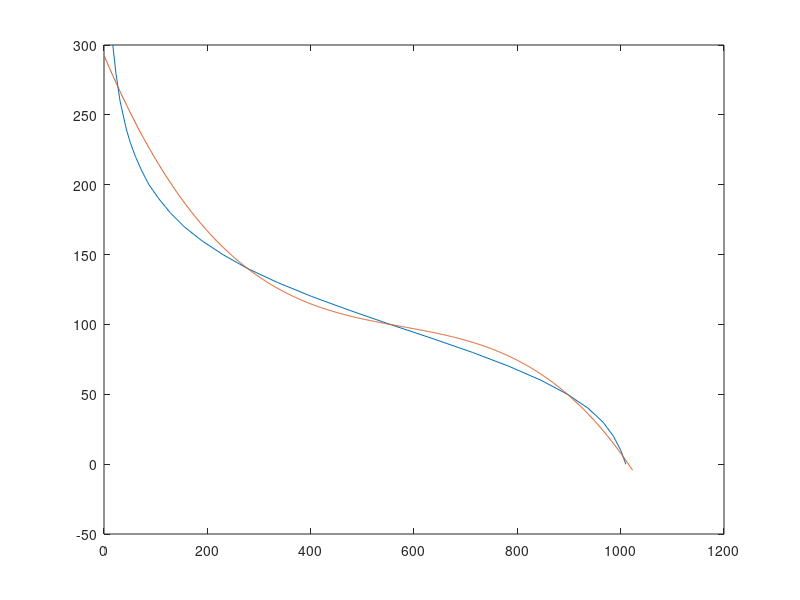

Here is the MATLAB script that generated this plot:


%matlab charakterystyka termistora i regulator

clear all;
tab=[
      17   ,  300;...
      20   ,  290;...
      23   ,  280;...
      27   ,  270;...
      31   ,  260;...
      37   ,  250;...
      43   ,  240;...
      51   ,  230;...
      61   ,  220;...
      73   ,  210;...
      87   ,  200;...
     106   ,  190;...
     128   ,  180;...
     155   ,  170;...
     189   ,  160;...
     230   ,  150;...
     278   ,  140;...
     336   ,  130;...
     402   ,  120;...
     476   ,  110;...
     554   ,  100;...
     635   ,   90;...
     713   ,   80;...
     784   ,   70;...
     846   ,   60;...
     897   ,   50;...
     937   ,   40;...
     966   ,   30;...
     986   ,   20;...
    1000   ,   10;...
    1010   ,    0
]



tabX = [
    27;
    278;
    554;
    897]

tabY = [
    270;
    140;
    100;
    50]

Y = tabY;
X = [[1;1;1;1], tabX,tabX.^2,tabX.^3]
A = inv(X)*Y;
x=1:1023;

plot(tab(:,1),tab(:,2));
%%plot(x,-0.133*x + 175);
hold on;

%rownanie, wielomian, ktory pozwala nam mniej wiecej pokryc sie z
%charakterystyka termistora

plot(x, A(1)+A(2)*x+A(3)*x.^2+A(4)*x.^3);


%matlab nowy sterowanie lopatologiczne



